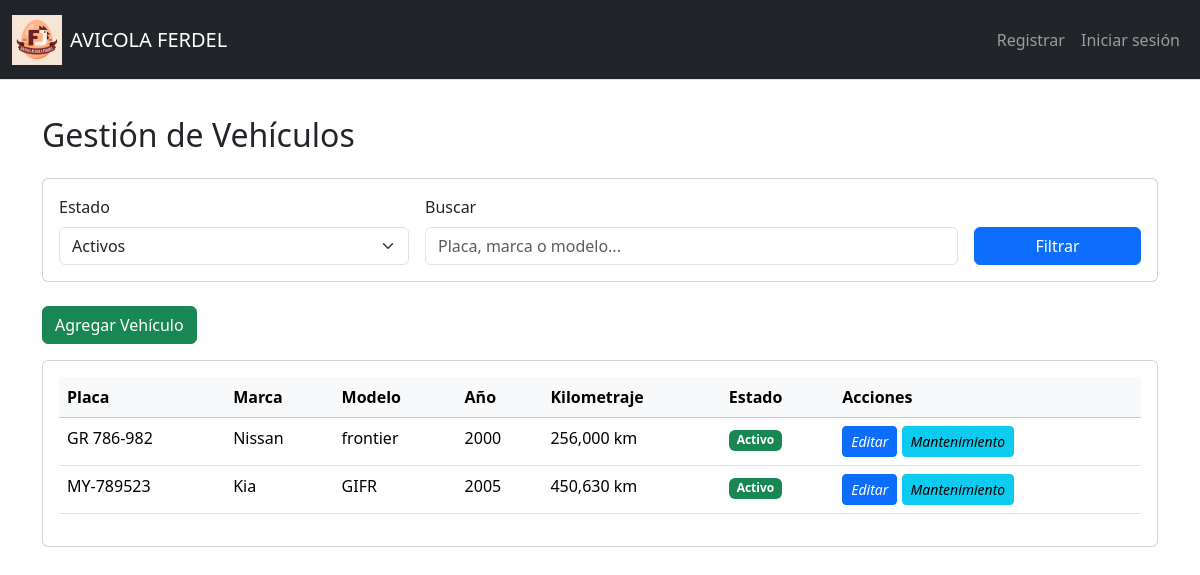
The page /vehiculos on the database as committed earlier.
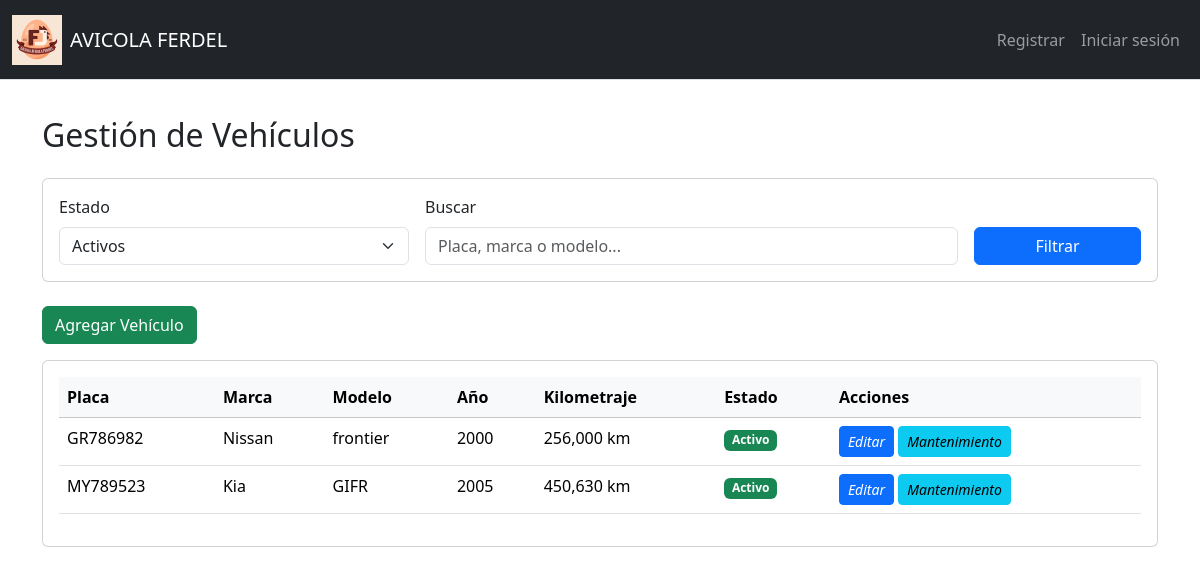
The same page on the database as committed later.
### tables this page shows
CREATE TABLE Vehiculos (
    ID_Vehiculo INTEGER PRIMARY KEY AUTOINCREMENT,
    Placa TEXT NOT NULL UNIQUE,
    Marca TEXT,
    Modelo TEXT,
    Año INTEGER,
    Color TEXT,
    NumeroChasis TEXT,
    NumeroMotor TEXT,
    Estado TEXT CHECK(Estado IN ('activo', 'mantenimiento', 'inactivo', 'baja')),
    Capacidad_Carga NUMERIC,
    Ultimo_Kilometraje NUMERIC DEFAULT 0,
    Fecha_Ultimo_Mantenimiento DATE,
    Fecha_Adquisicion DATE
);

### app.py (the view, shortened to what this page needs)
@app.route("/vehiculos", methods=["GET", "POST"])
def vehiculos():
    try:
        estado_filtro = request.args.get("estado", "activo")
        search = request.args.get("search", "").strip()
        query = """
            SELECT
                ID_Vehiculo, Placa, Marca, Modelo, Año, Color, Estado,
                Capacidad_Carga, Ultimo_Kilometraje, Fecha_Adquisicion
            FROM Vehiculos
            WHERE 1=1
        """
        params = []
        if estado_filtro != "todos":
            query += " AND Estado = ?"
            params.append(estado_filtro)
        if search:
            query += " AND (Placa LIKE ? OR Marca LIKE ? OR Modelo LIKE ?)"
            params.extend([f"%{search}%"] * 3)
        query += " ORDER BY Placa ASC"
        vehiculos = db.execute(query, *params)
        return render_template("vehiculos.html",
                            vehiculos=vehiculos,
                            estados=['activo', 'mantenimiento', 'inactivo', 'baja'],
                            estado_filtro=estado_filtro,
                            search=search)
    except ValueError:
        flash("Error en los datos numéricos proporcionados.", "danger")
        return redirect(url_for("vehiculos"))
    except Exception as e:
        flash(f"Error inesperado: {str(e)}", "danger")
        return redirect(url_for("vehiculos"))

### app.py (called while the page is built)
@app.after_request
def after_request(response):
    response.headers["Cache-Control"] = "no-cache, no-store, must-revalidate"
    response.headers["Expires"] = 0
    response.headers["Pragma"] = "no-cache"
    return response

### Templates/vehiculos.html (shortened to what this page needs)
{% extends "layout.html" %}
{% block main %}
<div class="container mt-4">
    <h2 class="mb-4">Gestión de Vehículos</h2>
    <div class="card mb-4">
        <div class="card-body">
            <form method="get" class="row g-3">
                <div class="col-md-4">
                    <label for="estado" class="form-label">Estado</label>
                    <select id="estado" name="estado" class="form-select">
                        <option value="activo" {% if estado_filtro == 'activo' %}selected{% endif %}>Activos</option>
                    </select>
                </div>
                <div class="col-md-6">
                    <label for="search" class="form-label">Buscar</label>
                    <input type="text" id="search" name="search" class="form-control" placeholder="Placa, marca o modelo..." value="{{ search }}">
                </div>
                <div class="col-md-2 d-flex align-items-end">
                    <button type="submit" class="btn btn-primary w-100">Filtrar</button>
                </div>
            </form>
        </div>
    </div>
    <button type="button" class="btn btn-success mb-3" data-bs-toggle="modal" data-bs-target="#nuevoVehiculoModal">
         Agregar Vehículo
    </button>
    <div class="card">
        <div class="card-body">
            <div class="table-responsive">
                <table class="table table-hover">
                    <thead class="table-light">
                        <tr>
                            <th>Placa</th>
                            <th>Marca</th>
                            <th>Modelo</th>
                            <th>Año</th>
                            <th>Kilometraje</th>
                            <th>Estado</th>
                            <th>Acciones</th>
                        </tr>
                    </thead>
                    <tbody>
                        {% for vehiculo in vehiculos %}
                        <tr>
                            <td>{{ vehiculo.Placa }}</td>
                            <td>{{ vehiculo.Marca }}</td>
                            <td>{{ vehiculo.Modelo }}</td>
                            <td>{{ vehiculo.Año }}</td>
                            <td>{{ "{:,.0f}".format(vehiculo.Ultimo_Kilometraje) if vehiculo.Ultimo_Kilometraje else '-' }} km</td>
                            <td>
                                <span class="badge
                                    {% if vehiculo.Estado == 'activo' %}bg-success
                                    {% elif vehiculo.Estado == 'mantenimiento' %}bg-warning text-dark
                                    {% elif vehiculo.Estado == 'inactivo' %}bg-secondary
                                    {% else %}bg-danger
                                    {% endif %}">
                                    {{ vehiculo.Estado|capitalize }}
                                </span>
                            </td>
                            <td>
                                <a href="{{ url_for('editar_vehiculo', id=vehiculo.ID_Vehiculo) }}" class="btn btn-sm btn-primary">
                                    <i class="fas fa-edit">Editar</i>
                                </a>
                                <a href="{{ url_for('mantenimientos_vehiculo', id=vehiculo.ID_Vehiculo) }}" class="btn btn-sm btn-info">
                                    <i class="fas fa-wrench">Mantenimiento</i>
                                </a>
                            </td>
                        </tr>
                        {% else %}
                        <tr>
                            <td colspan="7" class="text-center">No se encontraron vehículos</td>
                        </tr>
                        {% endfor %}
                    </tbody>
                </table>
            </div>
        </div>
    </div>
</div>
{% endblock %}

Rows that differ between the two databases and show on the page:
changed Vehiculos "Nissan": Placa "GR 786-982" → "GR786982"
changed Vehiculos "Kia": Placa "MY-789523" → "MY789523"
